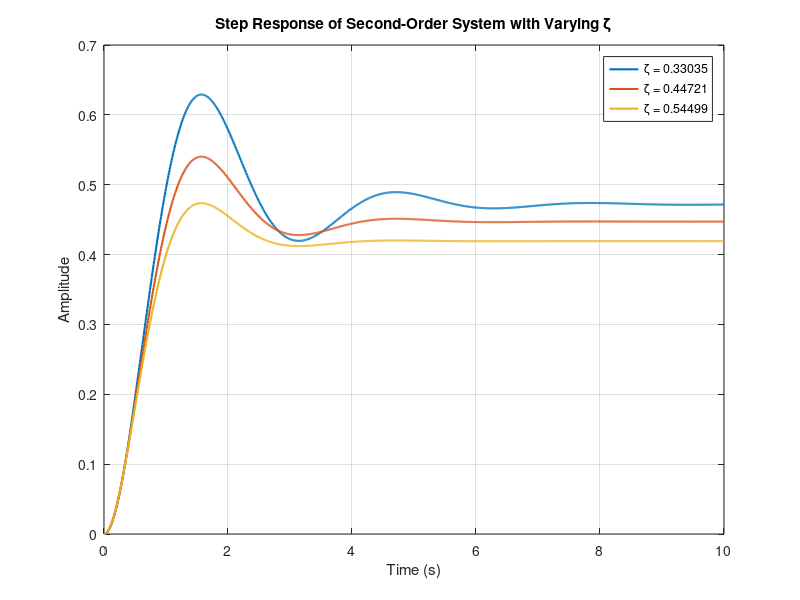

Write MATLAB code to recreate this figure.
% Define system parameters
a = 1;
b = 2;
c = 1;
K = c;

% Define different values for wn
%wn_values = [74^(1/2)/5, 5^(1/2), 194^(1/2)/5];    %partA
wn_values = [449^(1/2)/10, 5^(1/2), 569^(1/2)/10];  %partB

% Define different values of damping ratio ζ
%zeta_values = [(5*74^(1/2))/74, 5^(1/2)/5, (5*194^(1/2))/194];
zeta_values = [(7*449^(1/2))/449, 5^(1/2)/5, (13*569^(1/2))/569];

% Create a time vector for simulation
t = 0:0.01:10;

% Initialize a figure for plotting
figure;

% Loop through different values of wn, ζ
for i = 1:length(zeta_values)
    zeta = zeta_values(i);
    wn = wn_values(i);

    % Calculate the poles
    s1 = -a + 1j*b;
    s2 = -a - 1j*b;

    % Calculate the closed-loop transfer function
    num = K * wn;
    den = [1, 2 * zeta * wn, wn^2];
    sys = tf(num, den);

    % Simulate the step response
    y = step(sys, t);

    % Plot the step response
    plot(t, y, 'LineWidth', 1.5, 'DisplayName', ['ζ = ', num2str(zeta)]);
    hold on;
end

% Add labels and legend
xlabel('Time (s)');
ylabel('Amplitude');
title('Step Response of Second-Order System with Varying ζ');
legend('Location', 'best');
grid on;

% Display the plot
hold off;
